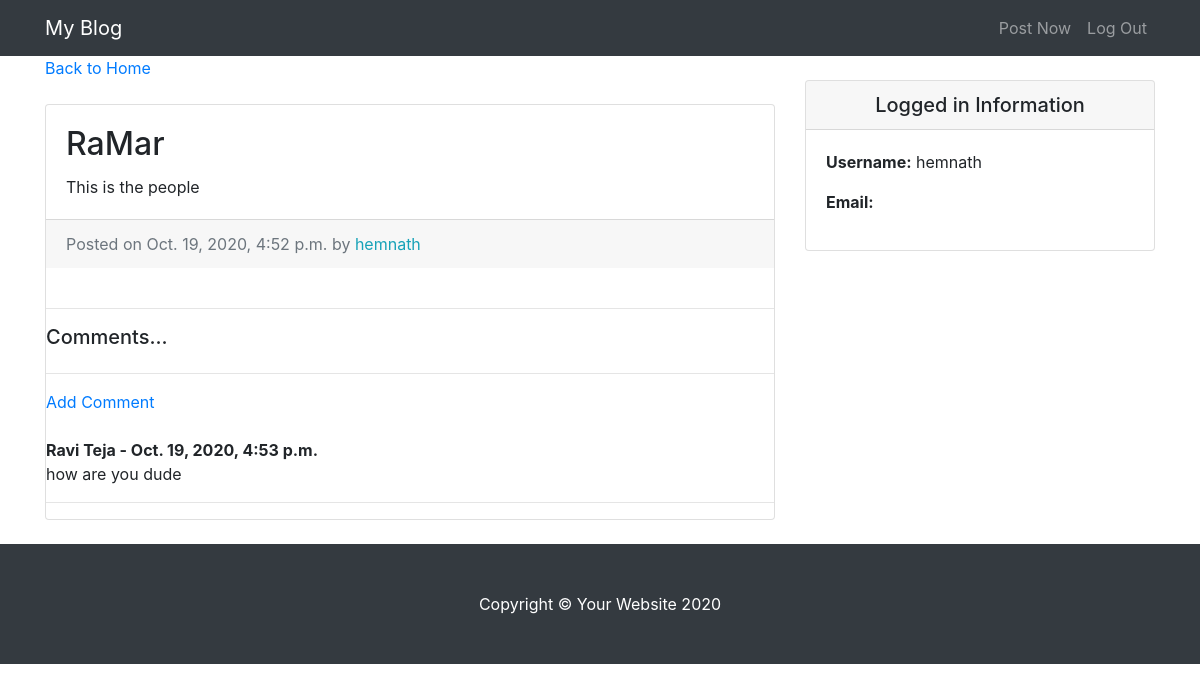
/entry/8/ (signed in), run on the app's committed database.
### blog/models.py (models this page shows, shortened)
class Entry(models.Model):
	entry_title = models.CharField(max_length=50)
	entry_text = models.TextField()
	entry_date = models.DateTimeField(auto_now_add=True)
	entry_author = models.ForeignKey(User, on_delete=models.CASCADE)
	class Meta:
		verbose_name_plural = "entries"

class Comment(models.Model):
	post = models.ForeignKey(Entry, related_name="comments", on_delete=models.CASCADE)
	name = models.CharField(max_length=255)
	body = models.TextField()
	date_added = models.DateTimeField(auto_now_add=True)

### blog/views.py (the view)
# urls.py: path('entry/<int:pk>/', EntryView.as_view(), name= "entry-detail"),
class EntryView(LoginRequiredMixin, DetailView):
	model = Entry
	template_name = 'entry_detail.html'

### blog/templates/entry_detail.html
{% extends "base.html" %}
{% block content %}
      <div class="col-md-8">
        <a href="{% url 'blog-home' %}">Back to Home</a>
        <div class="card mb-4 mt-4">
          <div class="card-body">
            <h2 class="card-title">{{ object.entry_title }}</h2>
            <p class="card-text">{{ object.entry_text }}</p>
          </div>
          <div class="card-footer text-muted">
            Posted on {{ object.entry_date }} by
            <span class= "text-info mr-2">{{ object.entry_author }}</span>
          </div><br>
          <hr>
          <h5>Comments...</h5> <hr>
          {% if not entry.comments.all %}
             No Comments Yet...<a href="{% url 'add_comment' entry.pk %}">
             Add One</a>
             </a>
          {% else %}
          <a href="{% url 'add_comment' entry.pk %}">Add Comment</a><br>
             {% for comment in entry.comments.all %}
                 <strong>
                 {{ comment.name }} -
                 {{ comment.date_added }}
                 </strong>
                 {{ comment.body }}
              {% endfor %}
          {% endif %} <br><hr>
        </div>
      </div>
{% endblock %}

### blog/templates/base.html (shortened to what this page needs)
{% load static %}
<!DOCTYPE html>
<html lang="en">
<head>
  <link href="{% static 'vendor/bootstrap/css/bootstrap.min.css' %}" rel="stylesheet">
  <link href="{% static 'css/blog-home.css' %}" rel="stylesheet">
</head>
<body>
  <nav class="navbar navbar-expand-lg navbar-dark bg-dark fixed-top">
    <div class="container">
      <a class="navbar-brand" href="{% url 'blog-home' %}">My Blog</a>
      <div class="collapse navbar-collapse" id="navbarResponsive">
        <ul class="navbar-nav ml-auto">
          <li class="nav-item">
            <a class="nav-link" href="{% url 'create_entry' %}">Post Now</a>
          </li>
          <li class="nav-item">
            <a class="nav-link" href="{% url 'logout' %}">Log Out</a>
          </li>
        </ul>
      </div>
    </div>
  </nav>
  <div class="container">
    <div class="row">
      {% block content %} {% endblock %}
    <div class="col-md-4">
      <div class="card my-4">
          <h5 class="card-header text-center">Logged in Information</h5>
          <div class="card-body">
            <ul class="list-unstyled mb-0">
                <li>
                    <p> <strong>Username:</strong> {{user.username}} </p>
                </li>
                <li>
                    <p> <strong>Email:</strong> {{user.email}}</p>
                </li>
            </ul>
          </div>
        </div>
      </div>
    </div>
  </div>
  <footer class="py-5 bg-dark">
    <div class="container">
      <p class="m-0 text-center text-white">Copyright &copy; Your Website 2020</p>
    </div>
  </footer>
</body>
</html>

### staticfiles/css/blog-home.css (style rules this page uses)
body { padding-top: 56px; }

### data on the page
Entry: entry_title "RaMar", entry_text "This is the people", entry_date "Oct. 19, 2020, 4:52 p.m.", entry_author "hemnath"
Comment: name "Ravi Teja", date_added "Oct. 19, 2020, 4:53 p.m.", body "how are you dude"

### other printed values
{{ user.username }} "hemnath"
